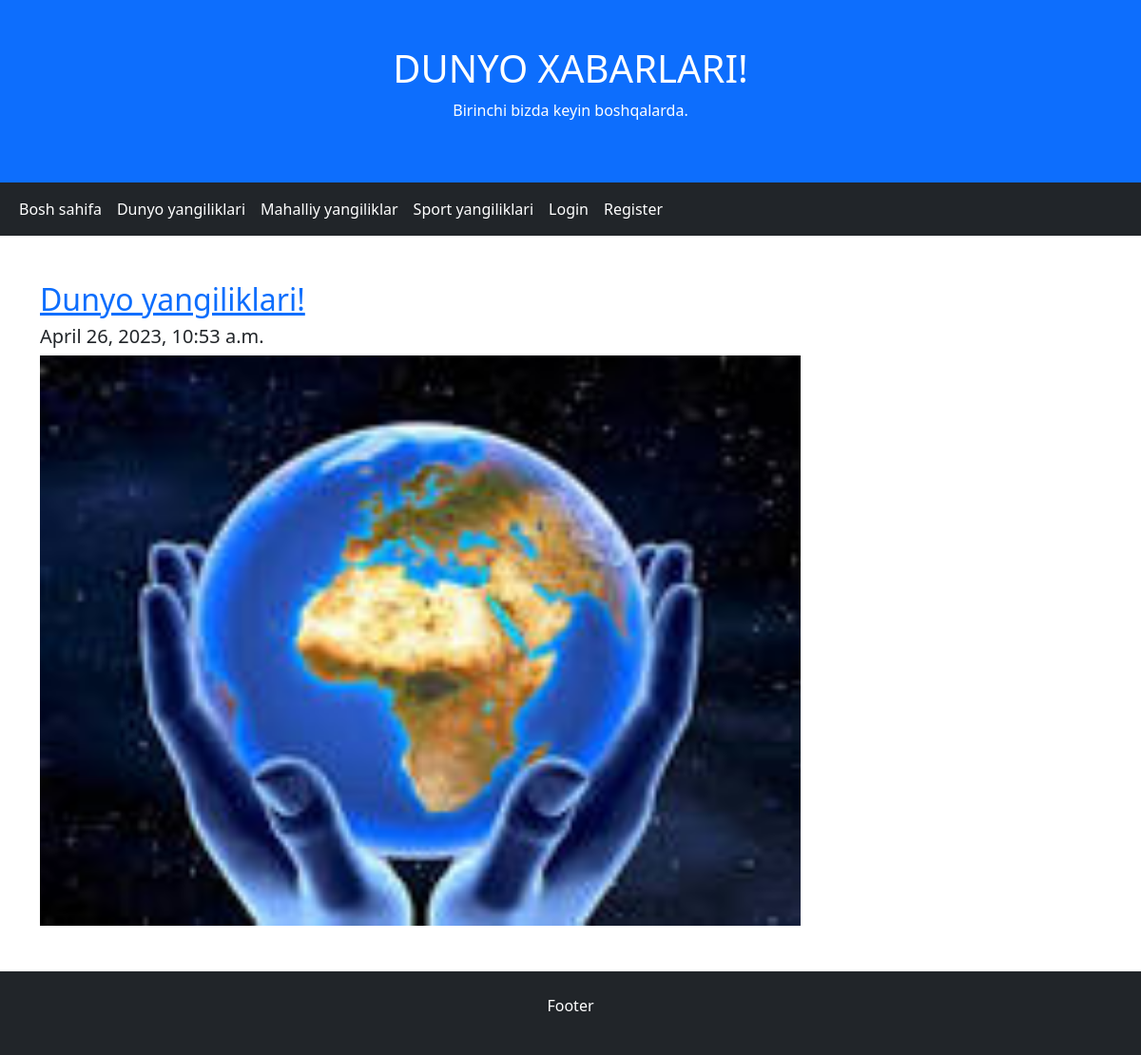
Screenshot of /world/ with the database file from the repository.
### news/models.py (models this page shows, shortened)
class Article(models.Model):
    LOCAL='local'
    WORLD='world'
    SPORT='sport'
    TAG=(
        ('local',LOCAL),
        ('world',WORLD),
        ('sport',SPORT)
    )
    title = models.CharField(max_length=255, null=True)
    image = models.ImageField(null=True, blank=True)
    context = models.TextField()
    tag=models.CharField(max_length=20,choices=TAG,null=True)
    created_at = models.DateTimeField(auto_now_add=True)
    def image_url(self):
        return self.image.url

### news/views.py (the view)
# urls.py: path('world/',world_news,name='world')
def world_news(request):
    w_news=Article.objects.filter(tag='world')
    context = {
        'w_news':w_news
    }
    return render(
        request=request,
        template_name='world.html',
        context=context
    )

### templates/world.html (shortened to what this page needs)
<!DOCTYPE html>
<html lang="en">
<head>
  <link href="https://cdn.jsdelivr.net/npm/bootstrap@5.2.3/dist/css/bootstrap.min.css" rel="stylesheet">
</head>
<body>
<div class="p-5 bg-primary text-white text-center">
  <h1>DUNYO XABARLARI!</h1>
  <p>Birinchi bizda keyin boshqalarda. </p>
</div>
{% if request.user.is_authenticated %}
<nav class="navbar navbar-expand-sm bg-dark navbar-dark">
  <div class="container-fluid">
    <ul class="navbar-nav">
      <li class="nav-item">
        <a class="nav-link active" href="{% url 'index' %}">Bosh sahifa</a>
      </li>
      <li class="nav-item">
        <a class="nav-link active" href="{% url 'world' %}">Dunyo yangiliklari</a>
      </li>
      <li class="nav-item">
        <a class="nav-link active" href="{% url 'local' %}">Mahalliy yangiliklar</a>
      </li>
      <li class="nav-item">
        <a class="nav-link active" href="{% url 'sport' %}">Sport yangiliklari</a>
      </li>
      <li class="nav-item">
        <a class="nav-link active" href="#">Xush kelibsiz {{ request.user.first_name }} </a>
      </li>
         <li class="nav-item">
        <a class="nav-link active" href="{% url 'logout' %}">Log Out</a>
      </li>
    </ul>
  </div>
</nav>
{% else %}
<nav class="navbar navbar-expand-sm bg-dark navbar-dark">
  <div class="container-fluid">
    <ul class="navbar-nav">
      <li class="nav-item">
        <a class="nav-link active" href="{% url 'index' %}">Bosh sahifa</a>
      </li>
      <li class="nav-item">
        <a class="nav-link active" href="{% url 'world' %}">Dunyo yangiliklari</a>
      </li>
      <li class="nav-item">
        <a class="nav-link active" href="{% url 'local' %}">Mahalliy yangiliklar</a>
      </li>
      <li class="nav-item">
        <a class="nav-link active" href="{% url 'sport' %}">Sport yangiliklari</a>
      </li>
      <li class="nav-item">
        <a class="nav-link active" href="{% url 'login' %}">Login</a>
      </li>
      <li class="nav-item">
        <a class="nav-link active" href="{% url 'register' %}">Register</a>
      </li>
    </ul>
  </div>
</nav>
{% endif %}
<div class="container mt-5">
  <div class="row">
    {% for new in w_news %}
    <div class="col-sm-8">
      <h2><a href="{% url 'article'  new.id %}">{{ new.title }} </a></h2>
      <h5>{{ new.created_at }}</h5>
      <img src="{{ new.image_url }}" width="800px" height="600px">
      </div>
    {% endfor %}
  </div>
</div>
<div class="mt-5 p-4 bg-dark text-white text-center">
  <p>Footer</p>
</div>
</body>
</html>

### rows the page displays
Article: title "Dunyo yangiliklari!", created_at "April 26, 2023, 10:53 a.m.", image_url (picture)
